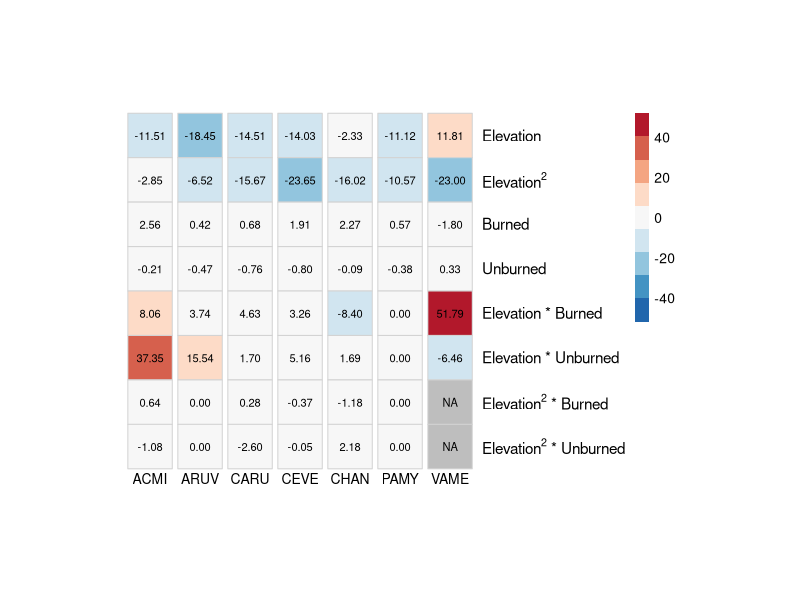
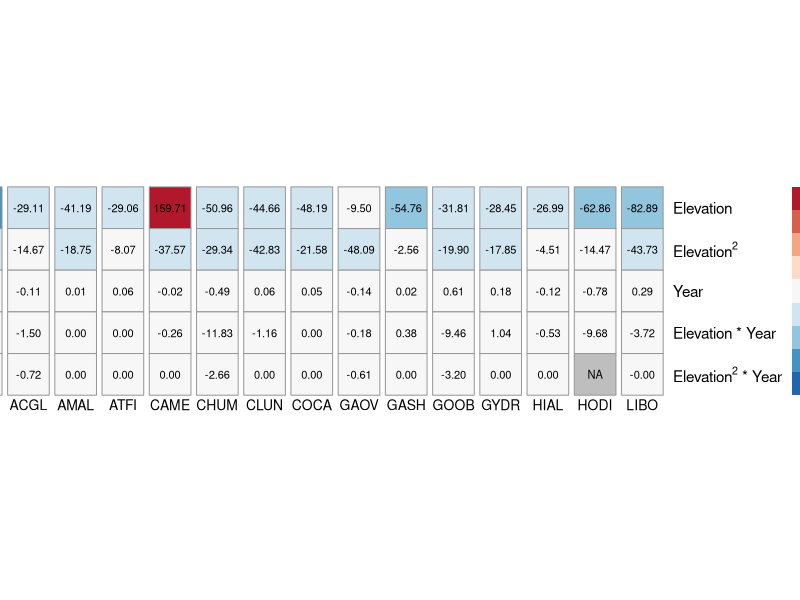
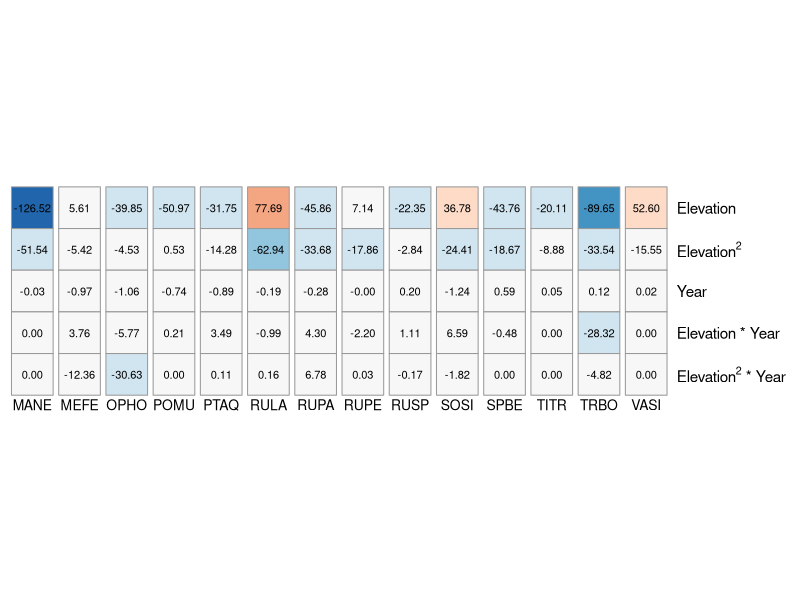
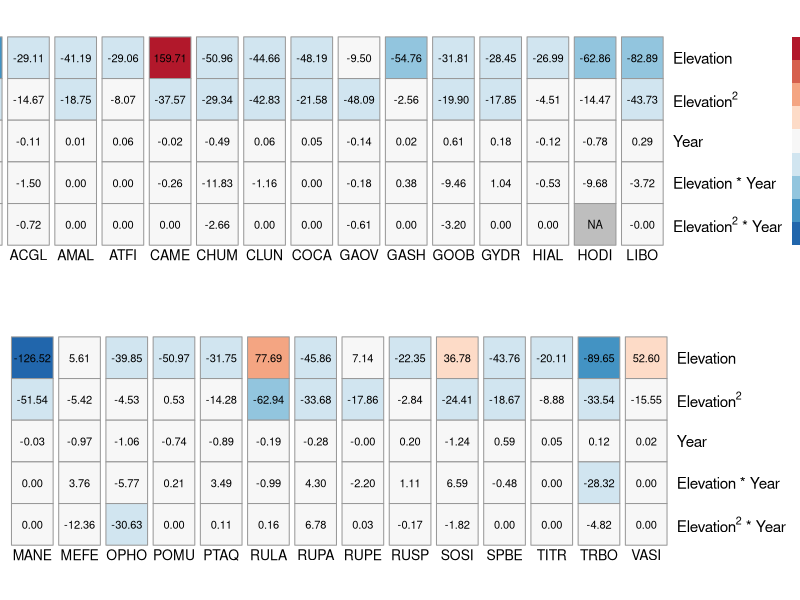
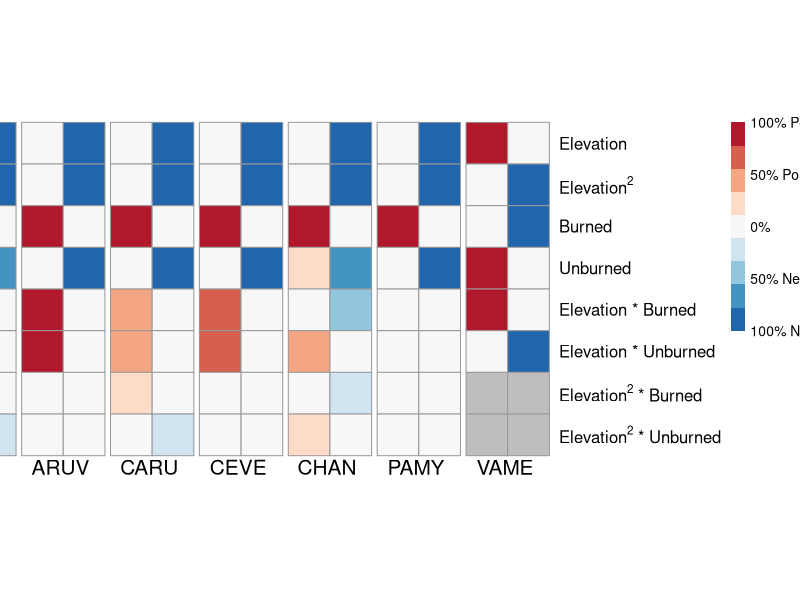
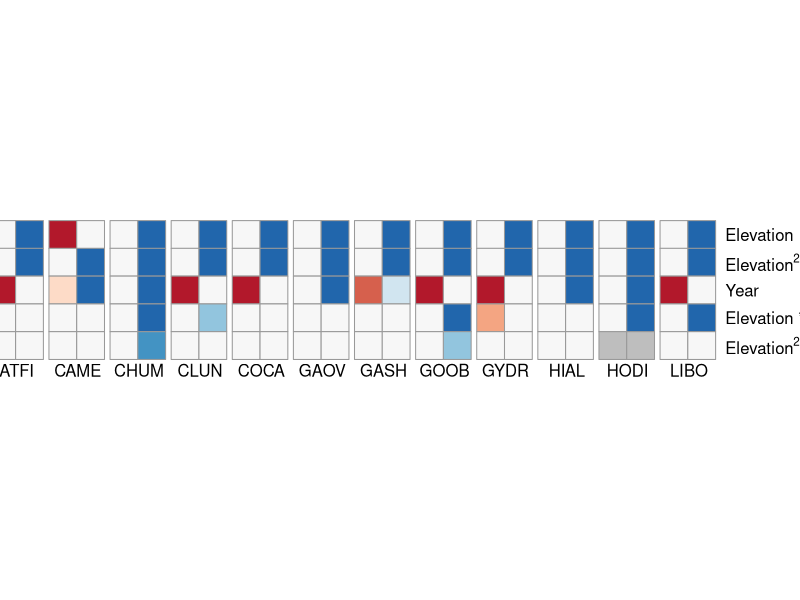
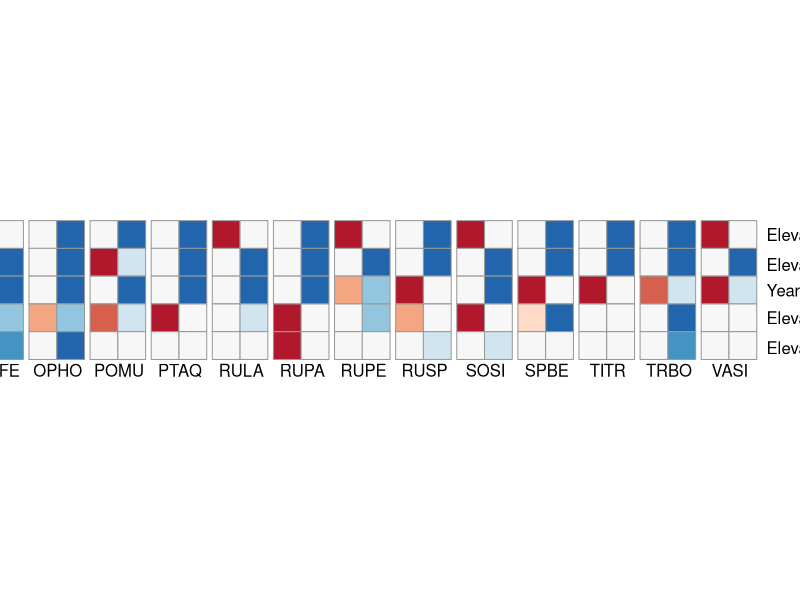
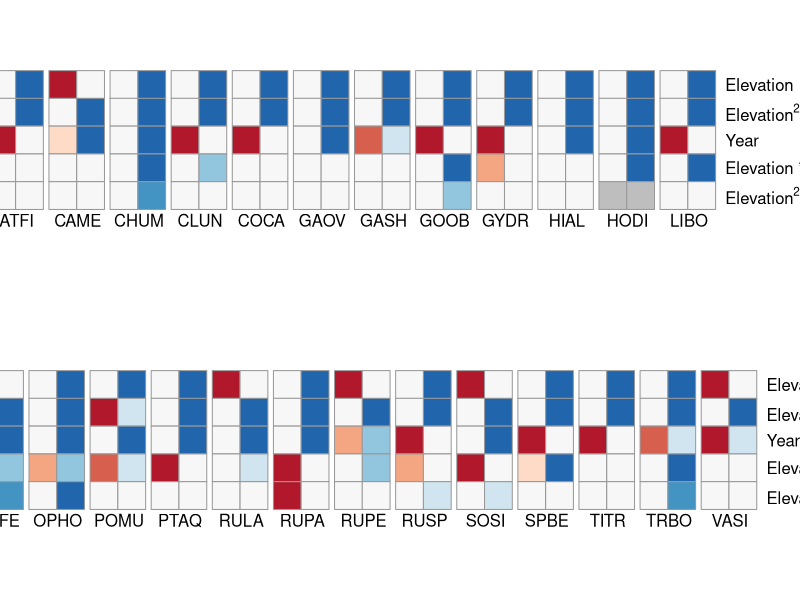

The R source for these figures, in order:
# Created: Apr. 15, 2020
# Updated: Mar 20, 2023

# This script will be used to create 4 heatmaps:
# --> PART 1: The model-averaged coefficients
# --> PART 2: Percent +/- out of total datasets

# IMPORTANT FOR THIS SCRIPT: Heatmaps were manually saved. Export --> specify height based on preview --> choose save directory

# IMPORTANT (GENERAL) NOTE: unless otherwise indicated, always use Understory_All.csv for these analyses as it is the ONLY file with up-to-date corrections.

# Packages needed:

library(tidyr)
library(RColorBrewer)
library(pheatmap)
library(grid)
library(gridExtra)

####### PART 1: AVERAGE AVERAGED COEFFICIENTS #########

## Step 1: Loading and tidying average coefficient data

coeff.ALLDAT <- read.csv("data/3c_new_coefficients.csv", header = TRUE)
coeff.ALLDAT[coeff.ALLDAT$Species == "EPAN", 1] <- paste("CHAN") # Correcting taxonomy issue
coeff.fire <- 
  coeff.ALLDAT[coeff.ALLDAT$Fire.Included == "Yes" & coeff.ALLDAT$Type == "Avg",
               c(1:12, 16:21)]
coeff.nofire <- coeff.ALLDAT[coeff.ALLDAT$Fire.Included == "No" & coeff.ALLDAT$Type == "Avg",
                             c(1:12, 13:15)]

## Step 2: Look at FIRE data

# Step 2a: Tidy data

coeff.fire[is.na(coeff.fire)] <- 0 # Hard code absent coeffs as 0 before averaging
coeff.avg.fire <- aggregate(coeff.fire[c("Elevation.m", 
                                         "Elevation.m2", 
                                         "Resurvey.Burned.fi", 
                                         "Resurvey.Unburned.fi", 
                                         "Elevation.m.Res.Burn.fi", 
                                         "Elevation.m.Res.Unburn.fi",
                                         "Elevation.m2.Res.Burn.fi",
                                         "Elevation.m2.Res.Unburn.fi")], 
                            by = c(coeff.fire["Species"]), mean)

mat.fire <- as.matrix(t(subset(coeff.avg.fire, select = -Species)))
colnames(mat.fire) <- coeff.avg.fire$Species
mat.fire[c("Elevation.m2.Res.Burn.fi", "Elevation.m2.Res.Unburn.fi"), 
         grepl("VAME", colnames(mat.fire))] <- NA

# Step 2b: Creating FIRE vectors for visualization

col.pallette <- rev(brewer.pal(9, "RdBu"))
col.vector.fire <- c("      ACMI", "", "      ARUV", "", 
                     "      CARU", "", "      CEVE", "", 
                     "      CHAN", "", "      PAMY", "", "      VAME", "")
row.vector.fire <- c("Elevation", 
                     expression("Elevation" ^ 2), 
                     "Burned",
                     "Unburned",
                     "Elevation * Burned",
                     "Elevation * Unburned",
                     expression("Elevation" ^ 2 * " * Burned"), 
                     expression("Elevation" ^ 2 * " * Unburned")
)
col.breaks.fire <- c(1:ncol(mat.fire))
range <- max(abs(mat.fire), na.rm = TRUE)
my.breaks <- seq(-range, range, length.out = 10)

# Step 2c: Visualization of FIRE data

pheatmap(mat.fire,
         color = col.pallette,
         cellwidth = 32,
         cellheight = 32,
         cluster_rows = FALSE,
         cluster_cols = FALSE,
         border_color = "lightgrey",
         legend = TRUE,
         #legend_breaks = leg.label.breaks.fire,
         #legend_labels = leg.label.vector.fire,
         display_numbers = TRUE,
         number_color = "black",
         na_col = "grey",
         #gaps_row = c(1:nrow(mat.fire)),
         gaps_col = col.breaks.fire,
         labels_row = row.vector.fire,
         #labels_col = col.vector.fire,
         fontsize_row = 11,
         fontsize_col = 10,
         angle_col = 0,
         breaks = my.breaks
) # Manually save --> 14_FigureS9_supp_heatmap_fire.coeffs.pdf


## Step 3: Look at NO FIRE data

# Step 3a: Tidy data

coeff.nofire[is.na(coeff.nofire)] <- 0 # Hard code absent coeffs as 0 before averaging
coeff.avg.nofire <- aggregate(coeff.nofire[c("Elevation.m", 
                                             "Elevation.m2", 
                                             "Data.Type.nofi", 
                                             "Data.Type.Elevation.m.nofi", 
                                             "Data.Type.Elevation.m2.nofi")], 
                              by = c(coeff.nofire["Species"]), mean)

mat.nofire <- as.matrix(t(subset(coeff.avg.nofire, select = -Species)))
colnames(mat.nofire) <- coeff.avg.nofire$Species
mat.nofire["Data.Type.Elevation.m2.nofi", 
           grepl("HODI", colnames(mat.nofire))] <- NA
mat.nofire.top <- mat.nofire[, c(1:15)] # Top half
mat.nofire.bot <- mat.nofire[, c(16:29)] # Bottom half

# Step 3b: Creating NO FIRE vectors for visualization

# Top half:

col.pallette <- rev(brewer.pal(9, "RdBu"))
col.vector.nofire.top <- c("      ACCI", "", "      ACGL", "", 
                           "      AMAL", "", "      ATFI", "", 
                           "      CAME", "", "      CHUM", "", 
                           "      CLUN", "", "      COCA", "",
                           "      GAOV", "", "      GASH", "",
                           "      GOOB", "", "      GYDR", "",
                           "      HIAL", "", "      HODI", "")
col.vector.nofire.bot <- c("      LIBO", "", "      MANE", "",
                           "      MEFE", "", "      OPHO", "",
                           "      POMU", "", "      PTAQ", "",
                           "      RULA", "", "      RUPA", "",
                           "      RUPE", "", "      RUSP", "",
                           "      SOSI", "", "      SPBE", "",
                           "      TITR", "", "      TRBO", "",
                           "      VASI", "")
row.vector.nofire <- c("Elevation", 
                       expression("Elevation" ^ 2), 
                       "Year",
                       "Elevation * Year",
                       expression("Elevation" ^ 2 * " * Year"))
col.breaks.nofire.top <- rep(1:ncol(mat.nofire.top))
col.breaks.nofire.bot <- rep(1:ncol(mat.nofire.bot))
range.nof <- max(abs(mat.nofire), na.rm = TRUE)
my.breaks <- seq(-range.nof, range.nof, length.out = 10)

# Step 3c: Visualization of NO FIRE data

no.fire.top <- pheatmap(mat.nofire.top,
                        color = col.pallette,
                        cellwidth = 30,
                        cellheight = 30,
                        cluster_rows = FALSE,
                        cluster_cols = FALSE,
                        legend = TRUE,
                        #legend_breaks = leg.label.breaks.fire,
                        #legend_labels = leg.label.vector.fire,
                        display_numbers = TRUE,
                        number_color = "black",
                        na_col = "grey",
                        #gaps_row = c(1:nrow(mat.fire)),
                        gaps_col = col.breaks.nofire.top,
                        labels_row = row.vector.nofire,
                        #labels_col = col.vector.fire,
                        fontsize_row = 11,
                        fontsize_col = 10,
                        angle_col = 0,
                        breaks = my.breaks
)

no.fire.bot <- pheatmap(mat.nofire.bot,
                        color = col.pallette,
                        cellwidth = 30,
                        cellheight = 30,
                        cluster_rows = FALSE,
                        cluster_cols = FALSE,
                        legend = FALSE,
                        #legend_breaks = leg.label.breaks.fire,
                        #legend_labels = leg.label.vector.fire,
                        display_numbers = TRUE,
                        number_color = "black",
                        na_col = "grey",
                        #gaps_row = c(1:nrow(mat.fire)),
                        gaps_col = col.breaks.nofire.bot,
                        labels_row = row.vector.nofire,
                        #labels_col = col.vector.fire,
                        fontsize_row = 11,
                        fontsize_col = 10,
                        angle_col = 0,
                        breaks = my.breaks
)

all.heatmaps <- list(no.fire.top[[4]], no.fire.bot[[4]])
for.plotting <- do.call(grid.arrange, all.heatmaps)
for.plotting # Manually save --> 14_FigureS13_supp_heatmap_nofire_coeffs.pdf


######### PART 2: Percentage of + vs - coefficients out of total datasets #########

## Step 1: Loading data

perc.fire <- read.csv("data/4a_pres_coefficients_percent_fire.csv", header = TRUE)
perc.fire[perc.fire$Species == "EPAN", 1] <- paste("CHAN") # Correcting taxonomy issue
perc.nofire <- read.csv("data/4a_pres_coefficients_percent_NOfire.csv", header = TRUE)

## Step 2: Look at FIRE data

# Step 2a: Tidying FIRE data

mat.percfire.large <- t(subset(perc.fire, 
                               select = -c(Species, Fire.Included, Total.Sets, Effect)))
colnames(mat.percfire.large) <- paste(perc.fire$Species, perc.fire$Effect)
mat.percfire.sm <- mat.percfire.large[, !grepl(0, colnames(mat.percfire.large))]
mat.percfire.sm[, grepl("-", colnames(mat.percfire.sm))] <- 
  mat.percfire.sm[, grepl("-", colnames(mat.percfire.sm))] * -1
mat.percfire.sm[is.na(mat.percfire.sm)] <- 0
mat.percfire.sm[c("Elevation.m2.Res.Burn.fi", "Elevation.m2.Res.Unburn.fi"), 
                grepl("VAME", colnames(mat.percfire.sm))] <- NA

# If you need the order reversed
# mat.percfire.rev <- mat.percfire.sm[nrow(mat.percfire.sm):1,]

# Step 2b: Creating FIRE vectors for visualization

col.pallette <- rev(brewer.pal(9, "RdBu"))
col.vector.fire <- c("      ACMI", "", "      ARUV", "", 
                     "      CARU", "", "      CEVE", "", 
                     "      CHAN", "", "      PAMY", "", "      VAME", "")
row.vector.fire <- c("Elevation", 
                     expression("Elevation" ^ 2), 
                     "Burned",
                     "Unburned",
                     "Elevation * Burned",
                     "Elevation * Unburned",
                     expression("Elevation" ^ 2 * " * Burned"), 
                     expression("Elevation" ^ 2 * " * Unburned")
)
leg.label.breaks.fire <- c(-1, -0.5, 0, 0.5, 1)
leg.label.vector.fire <- c("100% Negative", "50% Negative", 
                           "0%", "50% Positive", "100% Positive")
col.breaks.fire <- c(2, 4, 6, 8, 10, 12, 14)

# Step 2c: Visualization of FIRE data

pheatmap(mat.percfire.sm,
         color = col.pallette,
         cellwidth = 30,
         cellheight = 30,
         cluster_rows = FALSE,
         cluster_cols = FALSE,
         legend = TRUE,
         legend_breaks = leg.label.breaks.fire,
         legend_labels = leg.label.vector.fire,
         # display_numbers = TRUE,
         number_color = "black",
         na_col = "grey",
         gaps_col = col.breaks.fire,
         labels_row = row.vector.fire,
         labels_col = col.vector.fire,
         fontsize_row = 12,
         fontsize_col = 15,
         angle_col = 0
) # Manually save --> 14_FigureS10_supp_heatmap_fire_perc.pdf


## Step 3: Look at NO FIRE data

# Step 3a: Tidying NO FIRE data

mat.percnofire.large <- t(subset(perc.nofire, 
                                 select = -c(Species, Fire.Included, Total.Sets, Effect)))
colnames(mat.percnofire.large) <- paste(perc.nofire$Species, perc.nofire$Effect)
mat.percnofire.sm <- mat.percnofire.large[, !grepl(0, colnames(mat.percnofire.large))]
mat.percnofire.sm[, grepl("-", colnames(mat.percnofire.sm))] <- 
  mat.percnofire.sm[, grepl("-", colnames(mat.percnofire.sm))] * -1
mat.percnofire.sm[is.na(mat.percnofire.sm)] <- 0
mat.percnofire.sm["Data.Type.Elevation.m2.nofi", 
                  grepl("HODI", colnames(mat.percnofire.sm))] <- NA
mat.percnofire.top <- mat.percnofire.sm[, c(1:30)] # Top half
mat.percnofire.bot <- mat.percnofire.sm[, c(31:58)] # Bottom half


# Step 3b: Creating NO FIRE vectors for visualization

col.pallette <- rev(brewer.pal(9, "RdBu"))
col.vector.nofire.top <- c("      ACCI", "", "      ACGL", "", 
                           "      AMAL", "", "      ATFI", "", 
                           "      CAME", "", "      CHUM", "", 
                           "      CLUN", "", "      COCA", "",
                           "      GAOV", "", "      GASH", "",
                           "      GOOB", "", "      GYDR", "",
                           "      HIAL", "", "      HODI", "",
                           "      LIBO", "")
col.vector.nofire.bot <- c("      MANE", "",
                           "      MEFE", "", "      OPHO", "",
                           "      POMU", "", "      PTAQ", "",
                           "      RULA", "", "      RUPA", "",
                           "      RUPE", "", "      RUSP", "",
                           "      SOSI", "", "      SPBE", "",
                           "      TITR", "", "      TRBO", "",
                           "      VASI", "")
row.vector.nofire <- c("Elevation", 
                       expression("Elevation" ^ 2), 
                       "Year",
                       "Elevation * Year",
                       expression("Elevation" ^ 2 * " * Year"))
leg.label.breaks.nofire <- c(-1, -0.5, 0, 0.5, 1)
leg.label.vector.nofire <- c("100% Negative", "50% Negative", 
                             "0%", "50% Positive", "100% Positive")
col.breaks.nofire.top <- seq(2, ncol(mat.percnofire.top), 2)
col.breaks.nofire.bot <- seq(2, ncol(mat.percnofire.bot), 2)

# Step 3c: Visualization of NO FIRE data

# Top half
nofire.perc.top <- pheatmap(mat.percnofire.top,
                            color = col.pallette,
                            cellwidth = 20,
                            cellheight = 20,
                            cluster_rows = FALSE,
                            cluster_cols = FALSE,
                            legend = TRUE,
                            legend_breaks = leg.label.breaks.nofire,
                            legend_labels = leg.label.vector.nofire,
                            # display_numbers = TRUE,
                            number_color = "black",
                            na_col = "grey",
                            gaps_col = col.breaks.nofire.top,
                            labels_row = row.vector.nofire,
                            labels_col = col.vector.nofire.top,
                            fontsize_row = 12,
                            fontsize_col = 12,
                            angle_col = 0
)

# Bottom half
nofire.perc.bot <- pheatmap(mat.percnofire.bot,
                            color = col.pallette,
                            cellwidth = 20,
                            cellheight = 20,
                            cluster_rows = FALSE,
                            cluster_cols = FALSE,
                            legend = FALSE,
                            legend_breaks = leg.label.breaks.nofire,
                            legend_labels = leg.label.vector.nofire,
                            # display_numbers = TRUE,
                            number_color = "black",
                            na_col = "grey",
                            gaps_col = col.breaks.nofire.bot,
                            labels_row = row.vector.nofire,
                            labels_col = col.vector.nofire.bot,
                            fontsize_row = 12,
                            fontsize_col = 12,
                            angle_col = 0
)

all.heatmaps.perc <- list(nofire.perc.top[[4]], nofire.perc.bot[[4]])
for.plotting.perc <- do.call(grid.arrange, all.heatmaps.perc)
for.plotting.perc # Manually save --> 14_FigureS14_supp_heatmap_nofire_perc.pdf







